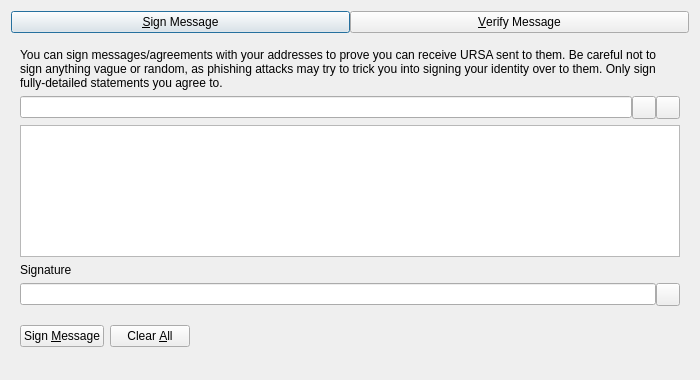
<?xml version="1.0" encoding="UTF-8"?>
<ui version="4.0">
 <class>SignVerifyMessageDialog</class>
 <widget class="QDialog" name="SignVerifyMessageDialog">
  <property name="geometry">
   <rect>
    <x>0</x>
    <y>0</y>
    <width>700</width>
    <height>380</height>
   </rect>
  </property>
  <property name="windowTitle">
   <string>Signatures - Sign / Verify a Message</string>
  </property>
  <property name="modal">
   <bool>true</bool>
  </property>
  <layout class="QVBoxLayout" name="verticalLayout">
   <item>
    <layout class="QHBoxLayout" name="horizontalLayout_Buttons_2">
     <property name="spacing">
      <number>0</number>
     </property>
     <property name="topMargin">
      <number>0</number>
     </property>
     <item>
      <widget class="QPushButton" name="btnSignMessage">
       <property name="text">
        <string>&amp;Sign Message</string>
       </property>
       <property name="checkable">
        <bool>true</bool>
       </property>
      </widget>
     </item>
     <item>
      <widget class="QPushButton" name="btnVerifyMessage">
       <property name="text">
        <string>&amp;Verify Message</string>
       </property>
       <property name="checkable">
        <bool>true</bool>
       </property>
      </widget>
     </item>
    </layout>
   </item>
   <item>
    <widget class="QStackedWidget" name="stackedWidgetSig">
     <property name="minimumSize">
      <size>
       <width>0</width>
       <height>0</height>
      </size>
     </property>
     <property name="currentIndex">
      <number>0</number>
     </property>
     <widget class="QWidget" name="pageSignMessage">
      <layout class="QVBoxLayout" name="verticalLayout_SM">
       <item>
        <widget class="QLabel" name="infoLabel_SM">
         <property name="text">
          <string>You can sign messages/agreements with your addresses to prove you can receive URSA sent to them. Be careful not to sign anything vague or random, as phishing attacks may try to trick you into signing your identity over to them. Only sign fully-detailed statements you agree to.</string>
         </property>
         <property name="textFormat">
          <enum>Qt::PlainText</enum>
         </property>
         <property name="wordWrap">
          <bool>true</bool>
         </property>
        </widget>
       </item>
       <item>
        <layout class="QHBoxLayout" name="horizontalLayout_1_SM">
         <property name="spacing">
          <number>0</number>
         </property>
         <item>
          <widget class="QValidatedLineEdit" name="addressIn_SM">
           <property name="toolTip">
            <string>The URSA address to sign the message with</string>
           </property>
          </widget>
         </item>
         <item>
          <widget class="QToolButton" name="addressBookButton_SM">
           <property name="toolTip">
            <string>Choose previously used address</string>
           </property>
           <property name="text">
            <string/>
           </property>
           <property name="shortcut">
            <string>Alt+A</string>
           </property>
          </widget>
         </item>
         <item>
          <widget class="QToolButton" name="pasteButton_SM">
           <property name="toolTip">
            <string>Paste address from clipboard</string>
           </property>
           <property name="text">
            <string/>
           </property>
           <property name="shortcut">
            <string>Alt+P</string>
           </property>
          </widget>
         </item>
        </layout>
       </item>
       <item>
        <widget class="QPlainTextEdit" name="messageIn_SM">
         <property name="toolTip">
          <string>Enter the message you want to sign here</string>
         </property>
        </widget>
       </item>
       <item>
        <widget class="QLabel" name="signatureLabel_SM">
         <property name="text">
          <string>Signature</string>
         </property>
         <property name="textFormat">
          <enum>Qt::PlainText</enum>
         </property>
        </widget>
       </item>
       <item>
        <layout class="QHBoxLayout" name="horizontalLayout_2_SM">
         <property name="spacing">
          <number>0</number>
         </property>
         <item>
          <widget class="QLineEdit" name="signatureOut_SM">
           <property name="readOnly">
            <bool>true</bool>
           </property>
          </widget>
         </item>
         <item>
          <widget class="QToolButton" name="copySignatureButton_SM">
           <property name="toolTip">
            <string>Copy the current signature to the system clipboard</string>
           </property>
           <property name="text">
            <string/>
           </property>
          </widget>
         </item>
        </layout>
       </item>
       <item>
        <layout class="QHBoxLayout" name="horizontalLayout_3_SM">
         <item>
          <widget class="QPushButton" name="signMessageButton_SM">
           <property name="toolTip">
            <string>Sign the message to prove you own this URSA address</string>
           </property>
           <property name="text">
            <string>Sign &amp;Message</string>
           </property>
           <property name="autoDefault">
            <bool>false</bool>
           </property>
          </widget>
         </item>
         <item>
          <widget class="QPushButton" name="clearButton_SM">
           <property name="toolTip">
            <string>Reset all sign message fields</string>
           </property>
           <property name="text">
            <string>Clear &amp;All</string>
           </property>
           <property name="autoDefault">
            <bool>false</bool>
           </property>
          </widget>
         </item>
         <item>
          <spacer name="horizontalSpacer_1_SM">
           <property name="orientation">
            <enum>Qt::Horizontal</enum>
           </property>
           <property name="sizeHint" stdset="0">
            <size>
             <width>40</width>
             <height>48</height>
            </size>
           </property>
          </spacer>
         </item>
         <item>
          <widget class="QLabel" name="statusLabel_SM">
           <property name="text">
            <string/>
           </property>
           <property name="wordWrap">
            <bool>true</bool>
           </property>
          </widget>
         </item>
         <item>
          <spacer name="horizontalSpacer_2_SM">
           <property name="orientation">
            <enum>Qt::Horizontal</enum>
           </property>
           <property name="sizeHint" stdset="0">
            <size>
             <width>40</width>
             <height>48</height>
            </size>
           </property>
          </spacer>
         </item>
        </layout>
       </item>
      </layout>
     </widget>
     <widget class="QWidget" name="pageVerifyMessage">
      <layout class="QVBoxLayout" name="verticalLayout_VM">
       <item>
        <widget class="QLabel" name="infoLabel_VM">
         <property name="text">
          <string>Enter the receiver's address, message (ensure you copy line breaks, spaces, tabs, etc. exactly) and signature below to verify the message. Be careful not to read more into the signature than what is in the signed message itself, to avoid being tricked by a man-in-the-middle attack. Note that this only proves the signing party receives with the address, it cannot prove sendership of any transaction!</string>
         </property>
         <property name="textFormat">
          <enum>Qt::PlainText</enum>
         </property>
         <property name="alignment">
          <set>Qt::AlignLeading|Qt::AlignLeft|Qt::AlignTop</set>
         </property>
         <property name="wordWrap">
          <bool>true</bool>
         </property>
        </widget>
       </item>
       <item>
        <layout class="QHBoxLayout" name="horizontalLayout_1_VM">
         <property name="spacing">
          <number>0</number>
         </property>
         <item>
          <widget class="QValidatedLineEdit" name="addressIn_VM">
           <property name="toolTip">
            <string>The URSA address the message was signed with</string>
           </property>
          </widget>
         </item>
         <item>
          <widget class="QToolButton" name="addressBookButton_VM">
           <property name="toolTip">
            <string>Choose previously used address</string>
           </property>
           <property name="text">
            <string/>
           </property>
           <property name="shortcut">
            <string>Alt+A</string>
           </property>
          </widget>
         </item>
        </layout>
       </item>
       <item>
        <widget class="QPlainTextEdit" name="messageIn_VM"/>
       </item>
       <item>
        <widget class="QValidatedLineEdit" name="signatureIn_VM"/>
       </item>
       <item>
        <layout class="QHBoxLayout" name="horizontalLayout_2_VM">
         <item>
          <widget class="QPushButton" name="verifyMessageButton_VM">
           <property name="toolTip">
            <string>Verify the message to ensure it was signed with the specified URSA address</string>
           </property>
           <property name="text">
            <string>Verify &amp;Message</string>
           </property>
           <property name="autoDefault">
            <bool>false</bool>
           </property>
          </widget>
         </item>
         <item>
          <widget class="QPushButton" name="clearButton_VM">
           <property name="toolTip">
            <string>Reset all verify message fields</string>
           </property>
           <property name="text">
            <string>Clear &amp;All</string>
           </property>
           <property name="autoDefault">
            <bool>false</bool>
           </property>
          </widget>
         </item>
         <item>
          <spacer name="horizontalSpacer_1_VM">
           <property name="orientation">
            <enum>Qt::Horizontal</enum>
           </property>
           <property name="sizeHint" stdset="0">
            <size>
             <width>40</width>
             <height>48</height>
            </size>
           </property>
          </spacer>
         </item>
         <item>
          <widget class="QLabel" name="statusLabel_VM">
           <property name="text">
            <string/>
           </property>
           <property name="wordWrap">
            <bool>true</bool>
           </property>
          </widget>
         </item>
         <item>
          <spacer name="horizontalSpacer_2_VM">
           <property name="orientation">
            <enum>Qt::Horizontal</enum>
           </property>
           <property name="sizeHint" stdset="0">
            <size>
             <width>40</width>
             <height>48</height>
            </size>
           </property>
          </spacer>
         </item>
        </layout>
       </item>
      </layout>
     </widget>
    </widget>
   </item>
  </layout>
 </widget>
 <customwidgets>
  <customwidget>
   <class>QValidatedLineEdit</class>
   <extends>QLineEdit</extends>
   <header>qt/qvalidatedlineedit.h</header>
  </customwidget>
 </customwidgets>
 <resources>
  <include location="../ursa.qrc"/>
 </resources>
 <connections/>
</ui>
